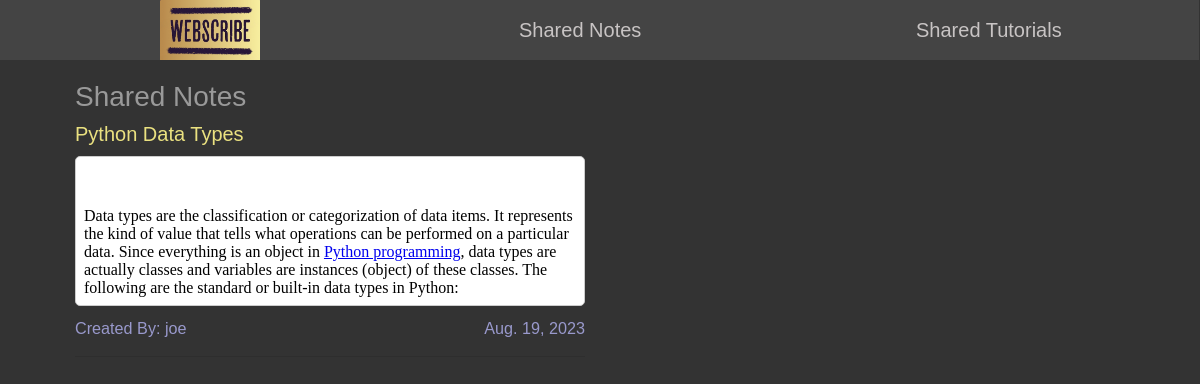
The page /shared_notes/ on the database as committed earlier.
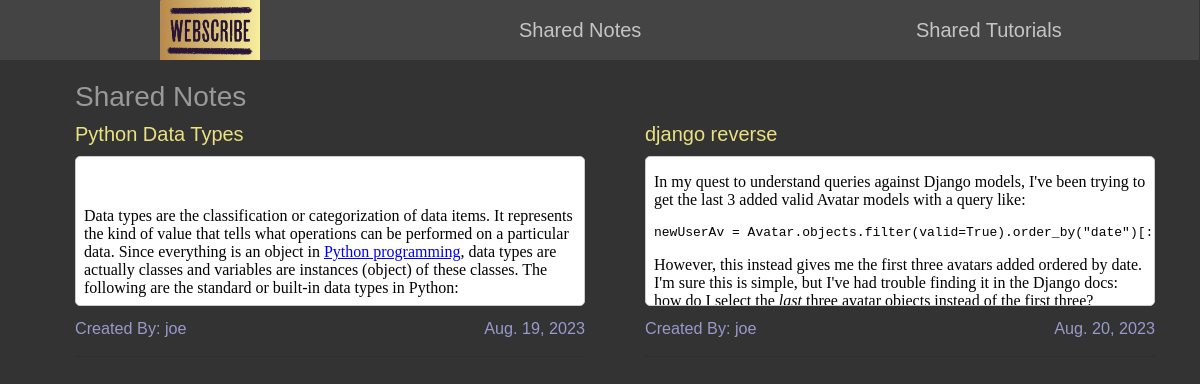
The same page on the database as committed later.
### notes/models.py (models this page shows, shortened)
class Note(models.Model):
    title = models.CharField(max_length=200)
    content = RichTextField()
    created_at = models.DateField(default=timezone.now)
    noteowner = models.ForeignKey(User, on_delete=models.CASCADE, related_name='allNote')
    is_shared = models.BooleanField(default=False)

### userApp/models.py (models this page shows)
class User(AbstractUser):
    password = models.CharField(max_length=200)
    def __str__(self):
        return self.username

### userApp/views.py (the view)
# urls.py: path('shared_notes/',views.shared_notes, name="sharedNotes"),
def shared_notes(request):
    notes = Note.objects.filter(is_shared=True)
    paginator_n = Paginator(notes,10)
    page_no_n = request.GET.get('page')
    single_page_notes = paginator_n.get_page(page_no_n)
    return render(request, 'sharednotes.html',{'notes':single_page_notes,})

### templates/sharednotes.html (shortened to what this page needs)
{% extends 'indexbase.html' %}
{% load static %}
{% block extra_styles %}
    <link rel="stylesheet" href="{% static 'css/shared_note_tut.css' %}">
{% endblock %}
{% block body %}
<main>
    <div class="container" style="margin-top: 80px;">
        <h3 class="tm-media-body">Shared Notes</h3>
        <div class="row">
            {% for note in notes %}
            <div class="col-lg-6">
                <div class="tm-media">
                    <div class="tm-media-body">
                        <h5><a href="{% url 'userApp:viewNote' note.pk %}" class="tm-text-title">{{note.title}}</a></h5>
                        <div id="iframe-container">
                            <iframe id="iframe-content" frameborder="0" srcdoc="{{note.content}}" style="padding: 0;"></iframe>
                            <a id="iframe-href" href="{% url 'userApp:viewNote' note.pk %}"></a>
                        </div>
                        <div class="tm-text-secondary tm-media-span tm-text-small">
                            <span class="tm-text-left">Created By: {{ note.noteowner }}</span>
                            <span class="tm-text-right">{{ note.created_at }}</span>
                        </div>
                        <hr class="tm-hr tm-mr">
                    </div>
                </div>
            </div>
            {% endfor %}
        </div>
    </div>
</main>
{% endblock %}

Rows that differ between the two databases and show on the page:
added Note: title "django reverse", noteowner "joe", created_at "Aug. 20, 2…"
